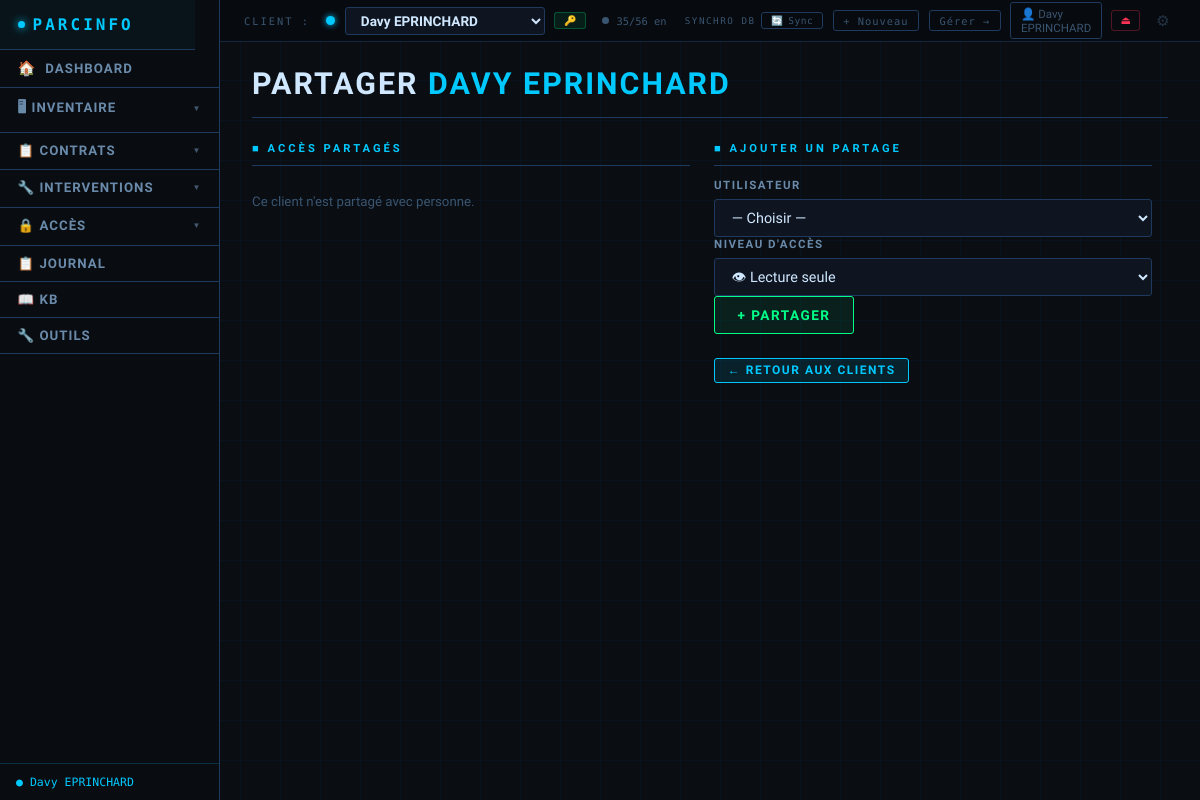
The page /client/2/partager (signed in) on the database its author committed.
### tables this page shows
CREATE TABLE clients (
        id INTEGER PRIMARY KEY AUTOINCREMENT,
        nom TEXT NOT NULL DEFAULT '',
        contact TEXT DEFAULT '',
        telephone TEXT DEFAULT '',
        email TEXT DEFAULT '',
        adresse TEXT DEFAULT '',
        notes TEXT DEFAULT '',
        couleur TEXT DEFAULT '#00c9ff',
        date_creation TEXT DEFAULT '',
        date_maj TEXT DEFAULT '', auth_user_id INTEGER DEFAULT NULL);

### app.py (the view, shortened to what this page needs)
@app.route('/client/<int:cid>/partager', methods=['GET','POST'])
def partager_client(cid):
    u = get_auth_user()
    if not u:
        return redirect(url_for('page_login'))
    if get_client_access(cid) != 'proprietaire':
        flash('Seul le propriétaire peut partager ce client', 'danger')
        return redirect(url_for('liste_clients'))
    conn = get_db()
    client = row_to_dict(conn.execute('SELECT * FROM clients WHERE id=?', (cid,)).fetchone() or {})
    partages = [row_to_dict(r) for r in conn.execute(
        'SELECT cp.*, au.login, au.nom, au.prenom FROM client_partages cp JOIN auth_users au ON cp.auth_user_id=au.id WHERE cp.client_id=?',
        (cid,)).fetchall()]
    all_users = [row_to_dict(r) for r in conn.execute(
        'SELECT id,login,nom,prenom FROM auth_users WHERE id!=? AND actif=1 ORDER BY nom',
        (u['id'],)).fetchall()]
    conn.close()
    return render_template('partage_client.html', client=client, partages=partages,
                           all_users=all_users, clients=get_clients(), client_actif_id=get_client_id())

### app.py (called while the page is built)
@app.context_processor
def inject_auth_context():
    u = None
    uid = session.get('auth_user_id')
    if uid:
        try:
            conn = get_db()
            u = row_to_dict(conn.execute('SELECT id,login,nom,prenom,role,logo_fichier FROM auth_users WHERE id=?', (uid,)).fetchone() or {})
            conn.close()
        except Exception:
            logger.exception('Erreur inject_auth_context')
    return dict(auth_user=u)

@app.context_processor
def inject_csrf_token():
    return dict(csrf_token=_get_csrf_token())

@app.context_processor
def inject_dynamic_css():
    user = get_auth_user()
    auth_user_id = user['id'] if user else None
    dynamic_css = _generate_dynamic_css(auth_user_id=auth_user_id)
    return dict(dynamic_css=dynamic_css)

@app.before_request
def csrf_protect():
    validate_csrf_request()

@app.template_filter('type_css')
def type_css_filter(t):
    import re as _re
    if t in _TYPE_CSS_MAP:
        return _TYPE_CSS_MAP[t]
    key = _re.sub(r'[^a-z0-9]', '', str(t).lower())[:16]
    return key or 'autre'

@app.context_processor
def inject_cfg():
    types = get_liste('types_appareils')
    user = get_auth_user()
    auth_user_id = user['id'] if user else None
    cfg = cfg_all(auth_user_id=auth_user_id)
    type_badges = {}
    for t in types:
        k = type_css_filter(t)
        if k not in type_badges:
            val = cfg.get(f'type_badge_{k}', '')
            if val:
                type_badges[k] = val[:3].upper()
            else:
                type_badges[k] = _TYPE_BADGE_DEFAULTS.get(k, k[:3].upper() or 'AUT')
    return {
        'cfg': cfg,
        'types_appareils_ctx': types,
        'type_css_defaults': _TYPE_CSS_DEFAULTS,
        'type_badge_defaults': _TYPE_BADGE_DEFAULTS,
        'type_badges': type_badges,
    }

@app.before_request
def _auto_start_sync():
    global _sync_init_done
    if not _sync_init_done:
        _sync_init_done = True
        if cfg_get('db_type') == 'sync':
            _start_sync_thread()

### auth_utils.py (called while the page is built)
def get_auth_user():
    from database import get_db, row_to_dict
    uid = session.get('auth_user_id')
    if not uid:
        return None
    conn = get_db()
    u = conn.execute('SELECT * FROM auth_users WHERE id=? AND actif=1', (uid,)).fetchone()
    conn.close()
    return row_to_dict(u) if u else None

def get_csrf_token() -> str:
    if 'csrf_token' not in session:
        session['csrf_token'] = secrets.token_hex(32)
    return session['csrf_token']

### database.py (called while the page is built)
def get_local_db():
    return _local_db()

### templates/partage_client.html (shortened to what this page needs)
{% extends "base.html" %}
{% block content %}
<div class="page-header">
    <h1>Partager <span>{{ client.nom }}</span></h1>
</div>
<div style="display:grid;grid-template-columns:1fr 1fr;gap:1.5rem;max-width:900px;">
    <div>
        <div class="form-section-title" style="margin-bottom:.8rem;">&#9632; Accès partagés</div>
        {% if partages %}
        {% for p in partages %}
        <div class="card" style="padding:.7rem 1rem;margin-bottom:.5rem;display:flex;align-items:center;justify-content:space-between;gap:.8rem;">
            <div>
                <strong>{{ p.prenom or '' }} {{ p.nom }}</strong>
                <span style="font-family:'Share Tech Mono',monospace;font-size:.72rem;color:var(--text-muted);margin-left:.4rem;">{{ p.login }}</span>
                <div>
                    <span class="badge {% if p.niveau == 'ecriture' %}badge-green{% else %}badge-orange{% endif %}">
                        {% if p.niveau == 'ecriture' %}✏ Lecture/Écriture{% else %}👁 Lecture seule{% endif %}
                    </span>
                </div>
            </div>
            <form method="POST" onsubmit="return confirm('Retirer ce partage ?')" style="margin:0;">
                <input type="hidden" name="action" value="supprimer">
                <input type="hidden" name="partage_id" value="{{ p.id }}">
                <button type="submit" class="qa-btn qa-danger">✕</button>
            </form>
        </div>
        {% endfor %}
        {% else %}
        <div style="color:var(--text-muted);font-size:.83rem;padding:1rem 0;">Ce client n'est partagé avec personne.</div>
        {% endif %}
    </div>
    <div>
        <div class="form-section-title" style="margin-bottom:.8rem;">&#9632; Ajouter un partage</div>
        {% if all_users %}
        <form method="POST">
            <div class="form-group">
                <label>Utilisateur</label>
                <select name="user_id" required>
                    <option value="">— Choisir —</option>
                    {% set partage_ids = partages | map(attribute='auth_user_id') | list %}
                </select>
            </div>
            <div class="form-group">
                <label>Niveau d'accès</label>
                <select name="niveau">
                    <option value="lecture">👁 Lecture seule</option>
                </select>
            </div>
            <button type="submit" class="btn btn-success">+ Partager</button>
        </form>
        {% else %}
        <div style="color:var(--text-muted);font-size:.83rem;">Aucun autre utilisateur disponible.</div>
        {% endif %}
        <div style="margin-top:1.5rem;">
            <a href="/clients" class="btn btn-primary btn-sm">← Retour aux clients</a>
        </div>
    </div>
</div>
{% endblock %}

### templates/base.html (shortened to what this page needs)
<!DOCTYPE html>
<html lang="fr">
<head>
</head>
<body class="{{ 'theme-light' if cfg.get('mode') == 'light' else '' }}{{ ' nav-left' if cfg.get('nav_mode') == 'vertical' else '' }}">
<div class="client-bar">
    <span class="client-bar-label">Client :</span>
    <div class="client-select-wrap">
        {% set active_cl = clients | selectattr('id','eq', client_actif_id) | first | default(None) %}
        <span class="client-dot" style="color:{{ active_cl.couleur if active_cl else '#00c9ff' }}; background:{{ active_cl.couleur if active_cl else '#00c9ff' }};"></span>
        <select id="client-dropdown" onchange="changerClientAvecConfirmation(this)" data-current-value="{{ client_actif_id or '' }}">
            {% for cl in clients %}
            <option value="{{ cl.id }}" {% if cl.id == client_actif_id %}selected{% endif %}>{{ cl.nom }}</option>
            {% endfor %}
        </select>
        {% set acces_actif = active_cl.acces if active_cl and active_cl.acces is defined else '' %}
        {% if acces_actif %}
        <div class="topbar-acces-badge topbar-acces-{{ acces_actif }}" title="{% if acces_actif == 'proprietaire' %}Vous êtes propriétaire{% elif acces_actif == 'ecriture' %}Partagé — lecture/écriture{% elif acces_actif == 'admin' %}Accès administrateur{% else %}Partagé — lecture seule{% endif %}">
            {% if acces_actif == 'proprietaire' %}🔑{% elif acces_actif == 'ecriture' %}✏ R/W{% elif acces_actif == 'admin' %}⚙{% else %}👁{% endif %}
        </div>
        {% endif %}
    </div>
    <div class="wd-topbar idle" id="wd-global-bar">
        <span class="wd-dot"></span>
        <span id="wd-global-text">…</span>
    </div>
    <div class="client-bar-actions">
        {% if cfg.get('db_type') == 'sync' %}
        <div id="topbar-sync-wrap" style="display:flex;align-items:center;gap:.35rem;">
        {% else %}
        <div id="topbar-sync-wrap" style="display:none;align-items:center;gap:.35rem;">
        {% endif %}
            <span style="font-family:'Share Tech Mono',monospace;font-size:.58rem;letter-spacing:1.5px;
                         text-transform:uppercase;color:var(--text-muted);white-space:nowrap;">Synchro DB</span>
            <button class="topbar-sync-btn" id="topbar-sync-btn"
                    onclick="syncNow()" title="Base de données — mode synchronisation&#10;Cliquer pour synchroniser maintenant">
                <span class="topbar-sync-icon" id="topbar-sync-icon">🔄</span>
                <span id="topbar-sync-label">Sync…</span>
            </button>
        </div>
        <a href="/client/nouveau" class="client-bar-link">+ Nouveau</a>
        <a href="/clients" class="client-bar-link">Gérer →</a>
        {% if session.get('auth_user_id') %}
        <a href="/profil" style="display:flex;align-items:center;gap:.4rem;text-decoration:none;
            border:1px solid var(--border);border-radius:3px;padding:.2rem .6rem;
            font-size:.72rem;color:var(--text-muted);transition:all .15s;"
           onmouseover="this.style.borderColor='var(--accent)';this.style.color='var(--text-secondary)'"
           onmouseout="this.style.borderColor='var(--border)';this.style.color='var(--text-muted)'">
            👤 {{ session.get('auth_user_nom', 'Profil') }}
        </a>
        <a href="/logout" style="border:1px solid rgba(255,51,85,.3);border-radius:3px;padding:.2rem .5rem;
            font-size:.7rem;color:var(--accent-red);text-decoration:none;" title="Déconnexion">⏏</a>
        {% endif %}
        <button class="topbar-gear" onclick="toggleConfig()" title="Paramètres">⚙</button>
    </div>
</div>
{% set ep = request.endpoint %}
{% set inv_active = ep in ['liste_appareils','nouvel_appareil','editer_appareil','liste_peripheriques','nouveau_peripherique','editer_peripherique','parc_general','baie_brassage','page_scan','liste_plans','editer_plan'] %}
{% set contrats_active = ep in ['liste_contrats','nouveau_contrat','editer_contrat','detail_contrat'] %}
{% set secu_active = ep in ['liste_identifiants','nouvel_identifiant','editer_identifiant','liste_utilisateurs','nouvel_utilisateur','editer_utilisateur','droits_utilisateur'] %}
<nav>
    <a href="/" class="nav-brand">PARCINFO</a>
    <a href="/" {% if ep == 'index' %}class="active"{% endif %}>
        <span style="font-size:.9rem;">🏠</span> DASHBOARD
    </a>
    <div class="nav-group">
        <button class="nav-group-btn {% if inv_active %}active{% endif %}">
            🖥 Inventaire <span class="arr">▼</span>
        </button>
    </div>
    <div class="nav-group">
        <button class="nav-group-btn {% if contrats_active %}active{% endif %}">
            📋 Contrats <span class="arr">▼</span>
        </button>
    </div>
    <div class="nav-group">
        <button class="nav-group-btn {% if ep in ['liste_interventions','nouveau_intervention','detail_intervention','editer_intervention'] %}active{% endif %}">
            🔧 Interventions <span class="arr">▼</span>
        </button>
    </div>
    <div class="nav-group">
        <button class="nav-group-btn {% if secu_active %}active{% endif %}">
            🔒 Accès <span class="arr">▼</span>
        </button>
    </div>
    <a href="/historique" {% if ep == 'page_historique' %}class="active"{% endif %}>📋 Journal</a>
    <a href="/kb" {% if ep == 'page_kb' %}class="active"{% endif %}>📖 KB</a>
    <a href="/outils" {% if ep == 'page_outils' %}class="active"{% endif %}>🔧 Outils</a>
    <div class="nav-spacer"></div>
    {% if client is defined and client and client.nom %}
    <span class="nav-client-badge" style="color:{{ client.couleur or '#00c9ff' }}; border-color:{{ client.couleur or '#00c9ff' }}33;">
        &#9679; {{ client.nom }}
    </span>
    {% endif %}
</nav>
<main>
    {% set ep = request.endpoint %}
    {% set bc = [] %}
    {% if ep in ['nouvel_appareil','editer_appareil'] %}
        {% set _ = bc.append(('Inventaire', None)) %}
        {% set _ = bc.append(('Appareils', '/appareils')) %}
        {% set _ = bc.append(('Ajouter' if ep == 'nouvel_appareil' else 'Modifier', None)) %}
    {% elif ep in ['nouveau_peripherique','editer_peripherique'] %}
        {% set _ = bc.append(('Inventaire', None)) %}
        {% set _ = bc.append(('Périphériques', '/peripheriques')) %}
        {% set _ = bc.append(('Ajouter' if ep == 'nouveau_peripherique' else 'Modifier', None)) %}
    {% elif ep in ['nouveau_contrat','editer_contrat'] %}
        {% set _ = bc.append(('Contrats', '/contrats')) %}
        {% set _ = bc.append(('Ajouter' if ep == 'nouveau_contrat' else 'Modifier', None)) %}
    {% elif ep == 'detail_contrat' %}
        {% set _ = bc.append(('Contrats', '/contrats')) %}
        {% set _ = bc.append(('Détail', None)) %}
    {% elif ep in ['nouvel_identifiant','editer_identifiant'] %}
        {% set _ = bc.append(('Accès', None)) %}
        {% set _ = bc.append(('Identifiants', '/identifiants')) %}
        {% set _ = bc.append(('Ajouter' if ep == 'nouvel_identifiant' else 'Modifier', None)) %}
    {% elif ep in ['nouvel_utilisateur','editer_utilisateur'] %}
        {% set _ = bc.append(('Accès', None)) %}
        {% set _ = bc.append(('Utilisateurs', '/utilisateurs')) %}
        {% set _ = bc.append(('Ajouter' if ep == 'nouvel_utilisateur' else 'Modifier', None)) %}
    {% elif ep == 'droits_utilisateur' %}
        {% set _ = bc.append(('Accès', None)) %}
        {% set _ = bc.append(('Utilisateurs', '/utilisateurs')) %}
        {% set _ = bc.append(('Droits', None)) %}
    {% elif ep == 'parc_general' %}
        {% set _ = bc.append(('Inventaire', None)) %}
        {% set _ = bc.append(('Parc général', None)) %}
    {% elif ep == 'baie_brassage' %}
        {% set _ = bc.append(('Inventaire', None)) %}
        {% set _ = bc.append(('Baie de brassage', None)) %}
    {% elif ep == 'page_scan' %}
        {% set _ = bc.append(('Inventaire', None)) %}
        {% set _ = bc.append(('Scan réseau', None)) %}
    {% endif %}
    {% block content %}{% endblock %}
</main>
    {% set _sk2 = [] %}
</body>
</html>

### rows shown on the page
clients: get "Davy EPRINCHARD", nom "Davy EPRINCHARD", nom "DAVY EPRINCHARD"

### other values the page prints
form field value "Davy EPRINCHARD"
